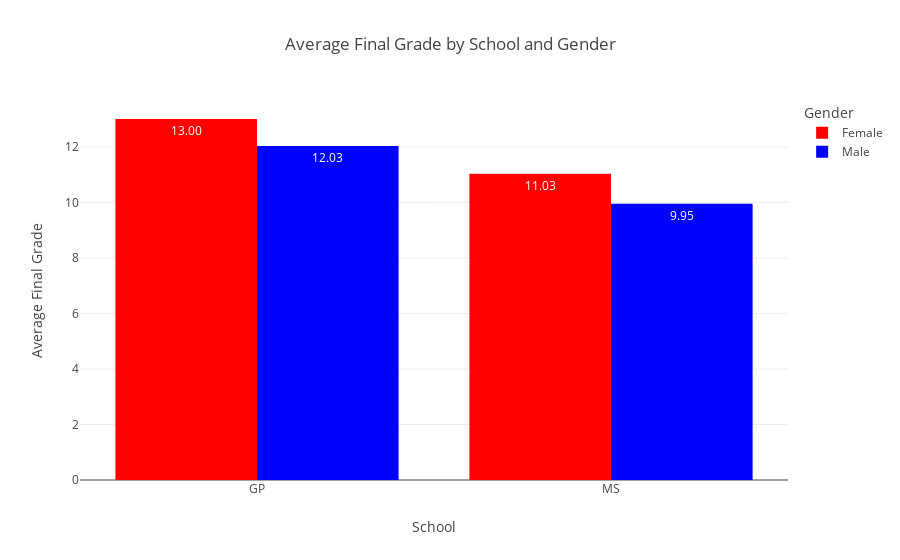

The code cell stored with this chart in its notebook:
### Code cell
# Interactive bar chart for average grades by category
fig = px.bar(
    avg_grades,
    x="school_label",
    y="G3",
    color="gender_label",
    barmode="group",
    text_auto=".2f",
    title="Average Final Grade by School and Gender",
    labels={
        "school_label": "School",
        "G3": "Average Final Grade",
        "gender_label": "Gender",
    },
    color_discrete_map={"Male": "blue", "Female": "red"},
)

fig.show()
fig.write_image("interactive_bar_for_average_grades.png")

### Figure 1 — Plotly figure (JSON) as saved in the notebook; plotly's stock layout.template omitted (floating-point values rounded to 4 significant figures)
{"data": [{"alignmentgroup": "True", "hovertemplate": "Gender=Female<br>School=%{x}<br>Average Final Grade=%{y}<extra></extra>", "legendgroup": "Female", "marker": {"color": "red", "pattern": {"shape": ""}}, "name": "Female", "offsetgroup": "Female", "orientation": "v", "showlegend": true, "textposition": "auto", "texttemplate": "%{y:.2f}", "type": "bar", "x": ["GP", "MS"], "xaxis": "x", "y": [13.0, 11.03], "yaxis": "y"}, {"alignmentgroup": "True", "hovertemplate": "Gender=Male<br>School=%{x}<br>Average Final Grade=%{y}<extra></extra>", "legendgroup": "Male", "marker": {"color": "blue", "pattern": {"shape": ""}}, "name": "Male", "offsetgroup": "Male", "orientation": "v", "showlegend": true, "textposition": "auto", "texttemplate": "%{y:.2f}", "type": "bar", "x": ["GP", "MS"], "xaxis": "x", "y": [12.03, 9.95], "yaxis": "y"}], "layout": {"barmode": "group", "legend": {"title": {"text": "Gender"}, "tracegroupgap": 0}, "title": {"text": "Average Final Grade by School and Gender"}, "xaxis": {"anchor": "y", "domain": [0, 1], "title": {"text": "School"}}, "yaxis": {"anchor": "x", "domain": [0, 1], "title": {"text": "Average Final Grade"}}}}
